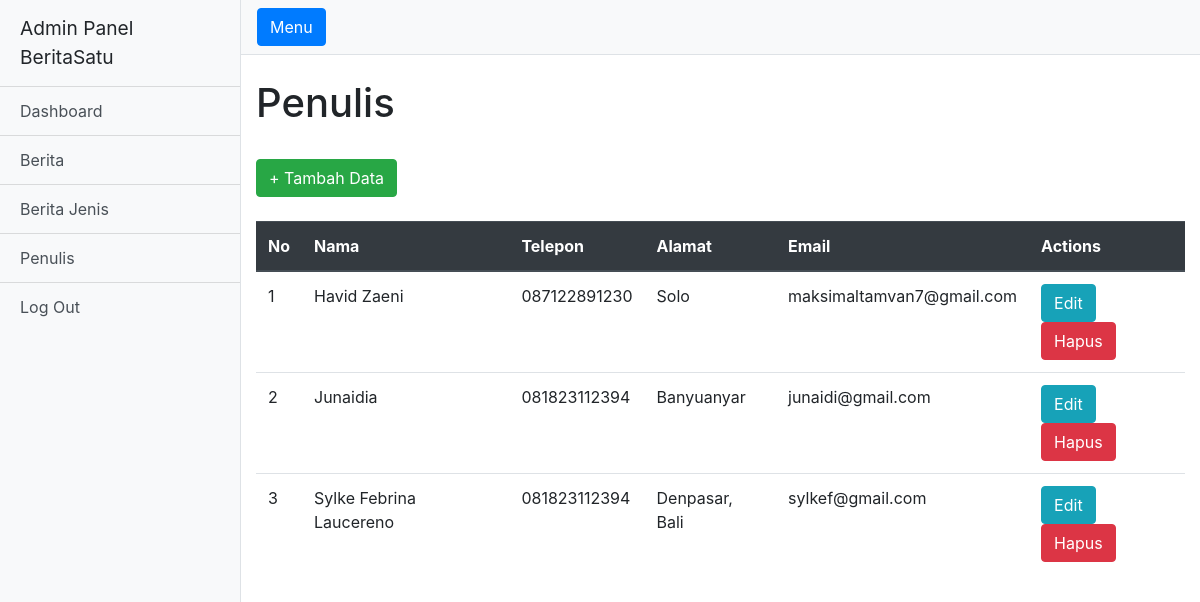
/admin/penulis/index.php, run on the app's committed database.
### tables this page shows
CREATE TABLE `penulis` (
  `id` int(11) NOT NULL,
  `nama` varchar(100) NOT NULL,
  `telepon` varchar(13) DEFAULT NULL,
  `alamat` varchar(150) DEFAULT NULL,
  `email` varchar(45) DEFAULT NULL
);

### admin/penulis/index.php (the view, shortened to what this page needs)
<!DOCTYPE html>
<html lang="en">
  <?php
    include '../../config/koneksi.php';
  ?>
  <head>
  <link href="../../vendor/bootstrap/css/bootstrap.min.css" rel="stylesheet">
  <link href="../../css/simple-sidebar.css" rel="stylesheet">
</head>
<body>
  <div class="d-flex" id="wrapper">
    <div class="bg-light border-right" id="sidebar-wrapper">
      <div class="sidebar-heading">Admin Panel BeritaSatu </div>
      <div class="list-group list-group-flush">
        <a href="../index.php" class="list-group-item list-group-item-action bg-light">Dashboard</a>
        <a href="../berita/index.php" class="list-group-item list-group-item-action bg-light">Berita</a>
        <a href="../berita-jenis/index.php" class="list-group-item list-group-item-action bg-light">Berita Jenis</a>
        <a href="../penulis/index.php" class="list-group-item list-group-item-action bg-light">Penulis</a>
        <a href="../login/logout.php" class="list-group-item list-group-item-action bg-light">Log Out</a>
      </div>
    </div>
    <div id="page-content-wrapper">
      <nav class="navbar navbar-expand-lg navbar-light bg-light border-bottom">
        <button class="btn btn-primary" id="menu-toggle">Menu</button>
      </nav>
      <div class="container-fluid">
        <div class="row">
          <div class="col-md">
            <h1 class="mt-4">Penulis</h1>
              <br>
            <a href="form-add.php">
              <button type="button" class="btn btn-success">+ Tambah Data </button><br><br>
            </a>
             <table class="table">
              <thead class="thead-dark">
                <tr>
                  <th scope="col">No</th>
                  <th scope="col">Nama</th>
                  <th scope="col">Telepon</th>
                  <th scope="col">Alamat</th>
                  <th scope="col">Email</th>
                  <th scope="col">Actions</th>
                </tr>
              </thead>
              <tbody>
                <?php
                  $penuliss = mysqli_query($koneksi, 'SELECT * from penulis order by nama ASC');
                  $no = 1;
                  foreach ($penuliss as $penulis) {
                    echo "<tr>
                        <td>$no</td>
                        <td>" . $penulis['nama']. "</td>
                        <td>" . $penulis['telepon']. "</td>
                        <td>" . $penulis['alamat'] ."</td>
                        <td>" . $penulis['email'] ."</td>
                        <td><a href ='form-edit.php?id=$penulis[id]'><button type='button' class='btn btn-info'>Edit</button></a>
                          <a href ='delete.php?id=$penulis[id]'><button type='button' class='btn btn-danger'>Hapus</button></a>
                        </td>
                      </tr>";
                    $no++;
                  }
    ?>
              </tbody>
            </table>
            </div>
            </div>
          </div>
        </div>
      </div>
</body>
</html>

### css/simple-sidebar.css (style rules this page uses)
body { overflow-x: hidden; }
#sidebar-wrapper { min-height: 100vh; margin-left: -15rem; -webkit-transition: margin .25s ease-out; -moz-transition: margin .25s ease-out; -o-transition: margin .25s ease-out; transition: margin .25s ease-out; }
#sidebar-wrapper .sidebar-heading { padding: 0.875rem 1.25rem; font-size: 1.2rem; }
#sidebar-wrapper .list-group { width: 15rem; }
#page-content-wrapper { min-width: 100vw; }
@media (min-width: 768px) { #sidebar-wrapper { margin-left: 0; } }
@media (min-width: 768px) { #page-content-wrapper { min-width: 0; width: 100%; } }

### data on the page
penulis: nama "Havid Zaeni", telepon "087122891230", alamat "Solo", email "maksimaltamvan7@gmail.com"
penulis: nama "Junaidia", telepon "081823112394", alamat "Banyuanyar", email "junaidi@gmail.com"
penulis: nama "Sylke Febrina Laucereno", telepon "081823112394", alamat "Denpasar, Bali", email "sylkef@gmail.com"
